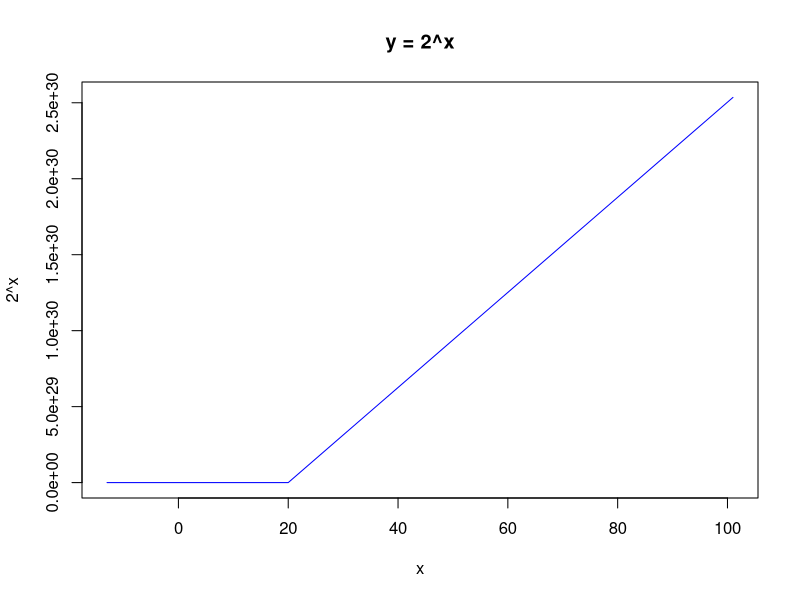
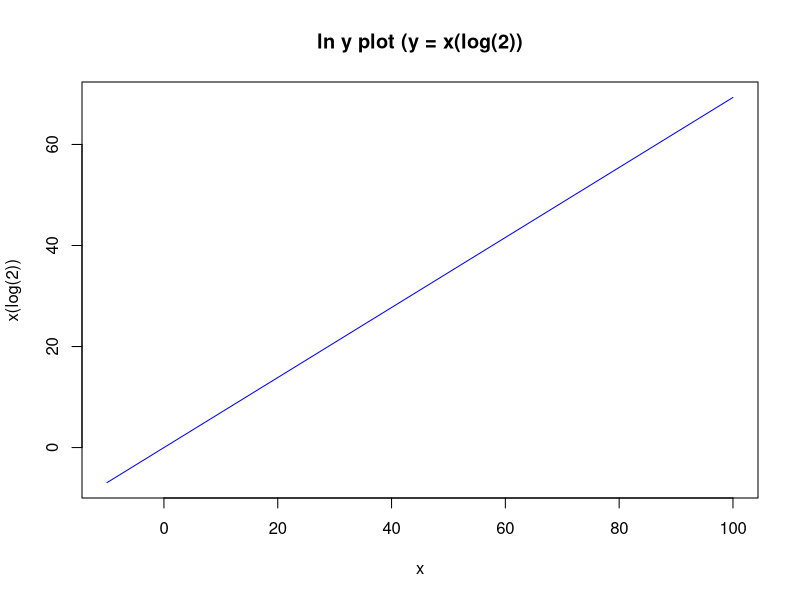
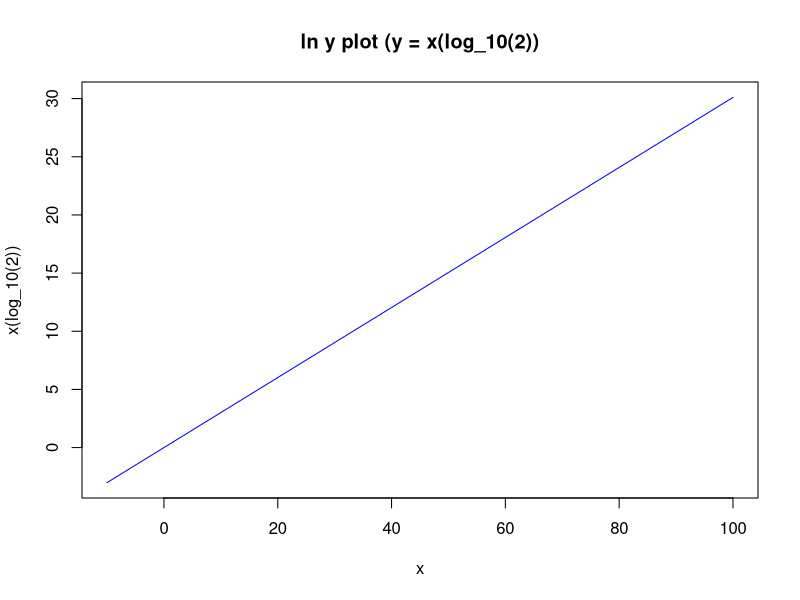
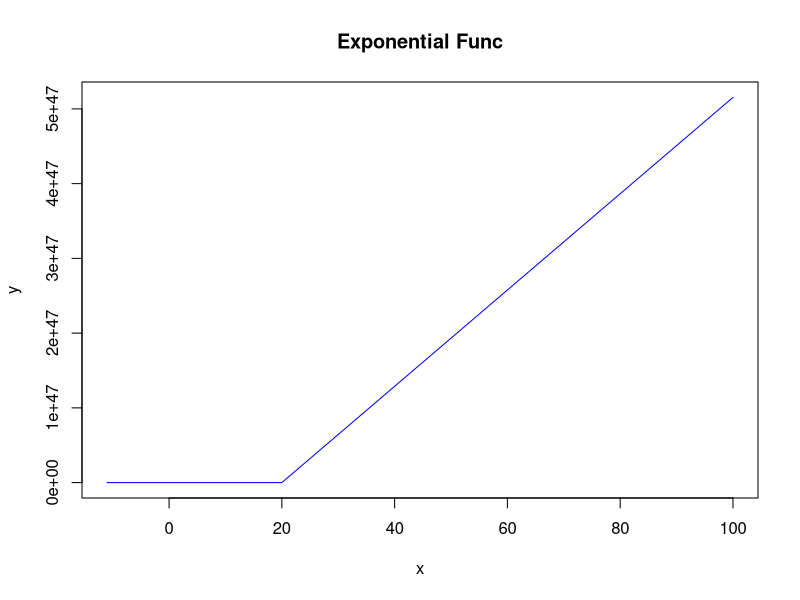
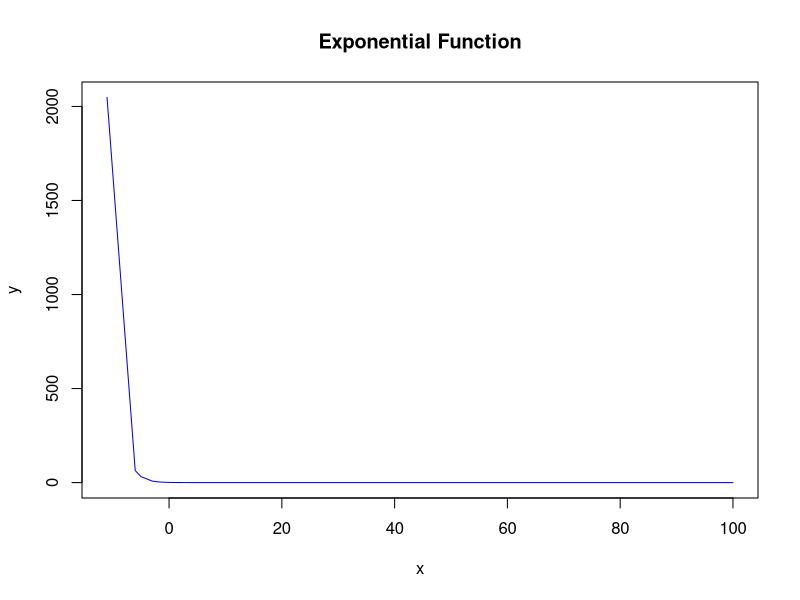
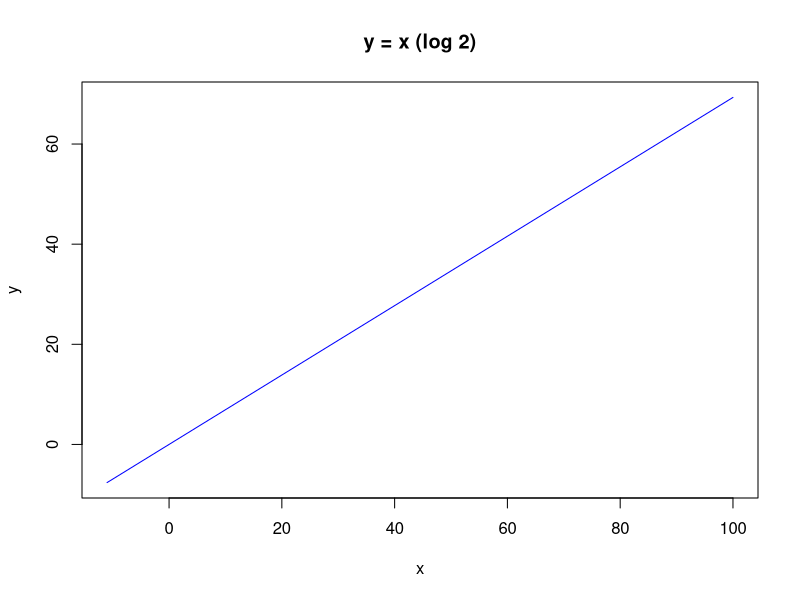
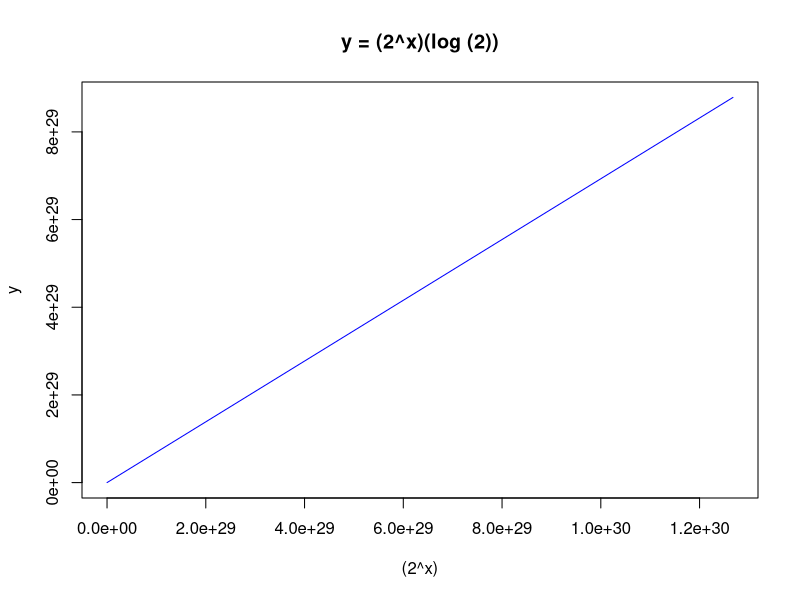
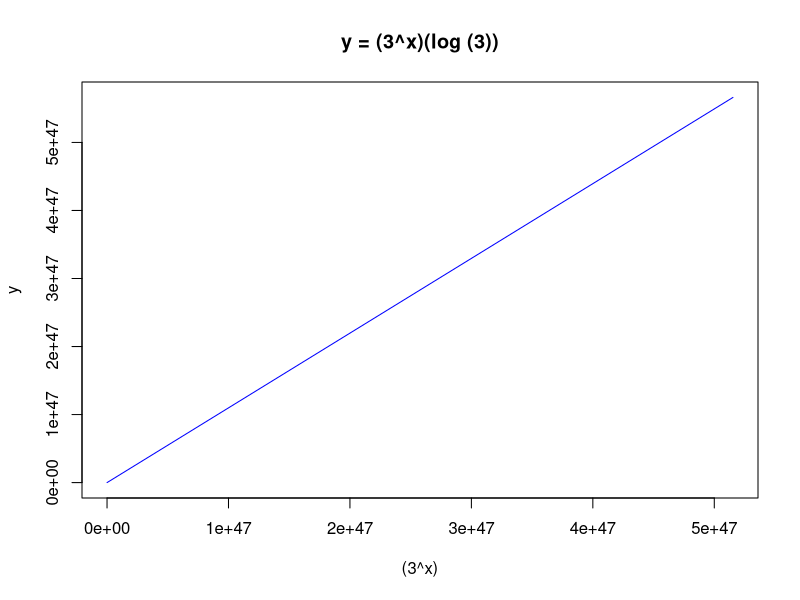

These figures' R source, in order:
## ---- chunk 1
knitr::opts_chunk$set(echo = TRUE)
options(knitr.duplicate.label = "allow")
## ---- chunk 2
x <- c(-13, -5, -4, -3, -2, -1, 0,1,2,3,4,5,6,7,8,10,20,101)
plot(x, 2^x, main = "y = 2^x", ylab = "2^x", type = "l", col = "blue" )

## ---- chunk 3
x <- c(-10, -5, -4, -3, -2, -1, 0,1,2,3,4,5,6,7,8,10,20,100)
plot(x, x*log(2), main = "ln y plot (y = x(log(2))", ylab = "x(log(2))", type = "l", col = "blue")
## ---- chunk 4
x <- c(-10, -7, -5, -4, -3, -2, -1, 0,1,2,3,4,5,6,7,8,10,20,100)
plot(x, x*log10(2), main = "ln y plot (y = x(log_10(2))", ylab = "x(log_10(2))", type = "l", col = "blue")
## ---- chunk 5

x <- c(-11, -6, -5, -3, -2, -1, 0,1,2,3,4,5,6,7,8,10,20,100)
plot(x, 3^x, main = "Exponential Func", ylab = "y", type = "l", col = "blue" )
## ---- chunk 6
x <- c(-11, -6, -5, -3, -2, -1, 0,1,2,3,4,5,6,7,8,10,20,100)
plot(x, 1/2^x, main = "Exponential Function", ylab = "y", type = "l", col = "blue" )
## ---- chunk 7
x <- c(-11, -6, -5, -3, -2, -1, 0,1,2,3,4,5,6,7,8,10,20,100)
plot(x, x * log(2), main = "y = x (log 2)", ylab = "y", type = "l", col = "blue" )
## ---- chunk 8
x <- c(-11, -6, -5, -3, -2, -1, 0,1,2,3,4,5,6,7,8,10,20,100)
plot((2^x), (2^x) * log(2), main = "y = (2^x)(log (2))", ylab = "y", type = "l", col = "blue" )
## ---- chunk 9
x <- c(-12, -6, -5, -4, -3, -2, -1, 0,1,2,3,4,5,6,7,8,10,20,100)
plot((3^x), (3^x) * log(3), main = "y = (3^x)(log (3))", ylab = "y", type = "l", col = "blue" )
